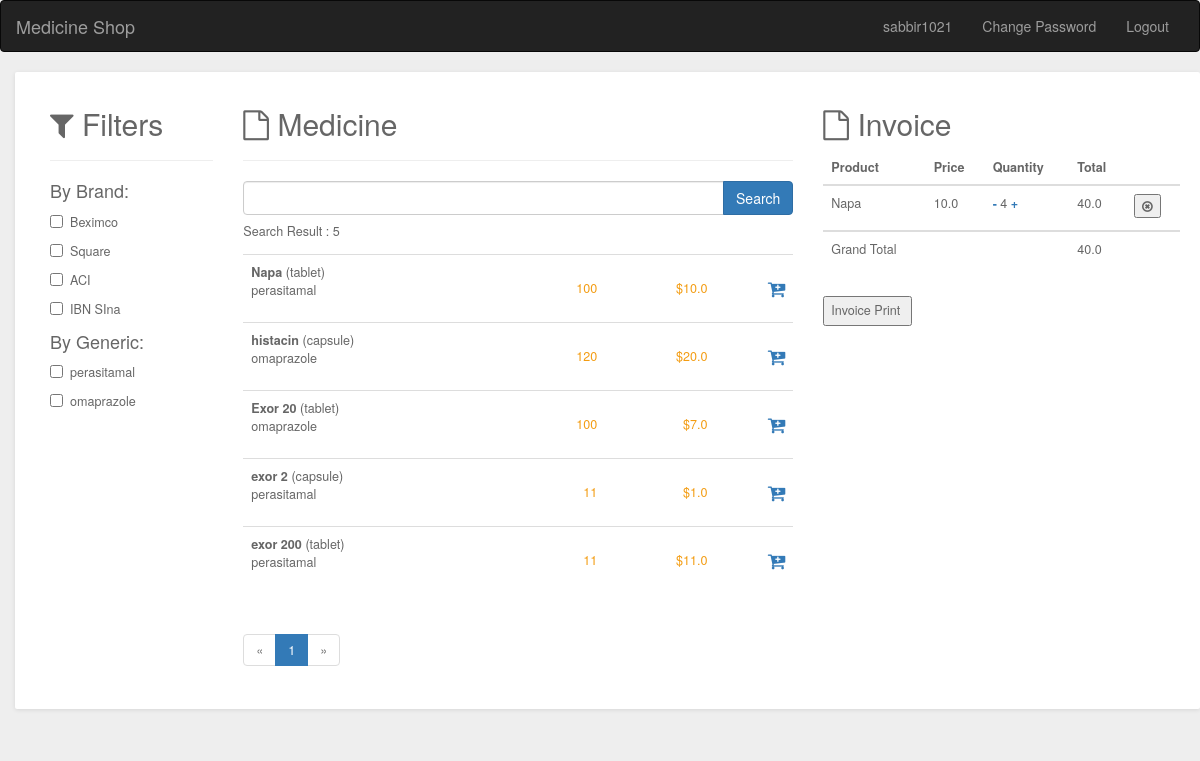
Page / (signed in) on the earlier database version.
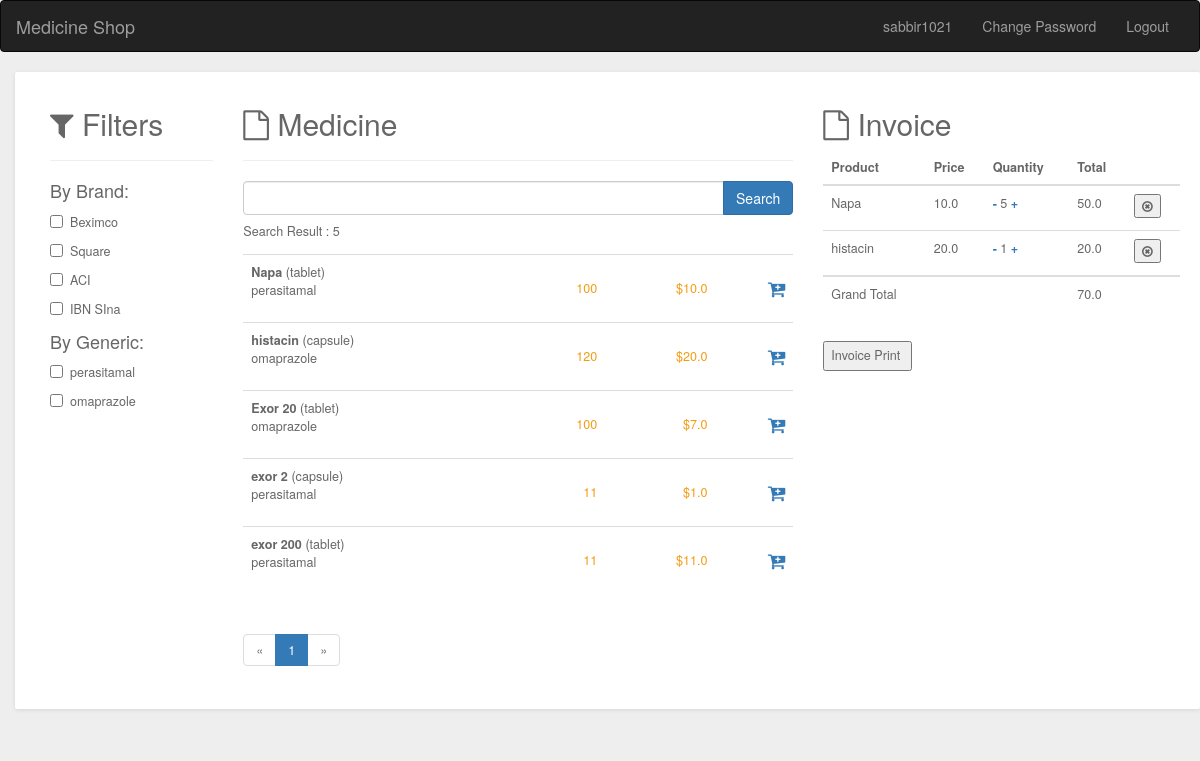
Same page on the later database version.
### shop/models.py (models this page shows, shortened)
class Brand(models.Model):
    name  = models.CharField(max_length=150)

class Generic(models.Model):
    name  = models.CharField(max_length=150)
    def __str__(self):
        return self.name

class Medicine(models.Model):
    name  = models.CharField(max_length=150)
    buy_price = models.FloatField()
    sell_price = models.FloatField()
    generic = models.ForeignKey(Generic, on_delete=models.CASCADE)
    brand  = models.ForeignKey(Brand, on_delete=models.CASCADE)
    type =  models.CharField(max_length=15,choices=MEDICINE_TYPE)
    quantity = models.IntegerField()
    place = models.ForeignKey(Place, on_delete=models.CASCADE)

class OrderItem(models.Model):
    product = models.ForeignKey(Medicine, on_delete=models.CASCADE)
    order = models.ForeignKey(Order, on_delete=models.CASCADE)
    quantity = models.IntegerField(default=0, null=True, blank=True)
    class Meta:
            verbose_name = 'OrderItems'
            verbose_name_plural = '2. OrderItems'
    @property
    def get_total(self):
        return self.product.sell_price  * self.quantity

class Order(models.Model):
    user = models.ForeignKey(User, on_delete=models.CASCADE)
    complete_order = models.BooleanField()
    created_at = models.DateTimeField(auto_now_add=True)
    updated_at = models.DateTimeField(auto_now=True)
    class Meta:
            verbose_name = 'Orders'
            verbose_name_plural = '1. Orders'
    @property
    def get_cart_total(self):
        items = self.orderitem_set.all()
        return sum(i.get_total for i in items)

### shop/views.py (the view)
# urls.py: path('', views.HomeView.as_view(), name="home"),
@method_decorator(login_required, name='dispatch')
class HomeView(View):
    def get(self, request):
        brands = Brand.objects.all()
        generics = Generic.objects.all()
        medicines = Medicine.objects.all()
        if request.GET.get('search'):
            search = request.GET.get('search')
            print(search)
            medicines = Medicine.objects.filter(name__contains=search)
        medicines_count = medicines.count()
        paginator = Paginator(medicines, 10) # Show 25 contacts per page.
        page_number = request.GET.get('page')
        page_obj = paginator.get_page(page_number)
        order = get_object_or_404(Order, user=request.user,complete_order=False)
        items = order.orderitem_set.all()
        context = {
            'brands':brands,
            'generics':generics,
            'medicines':page_obj,
            'medicines_count':medicines_count,
            'order':order,
            'items':items
        }
        return render(request, "shop/home.html", context)

### templates/shop/home.html (shortened to what the changed rows need)
{% extends 'base.html' %}
{% load static %}
    {% block content %}
        <div class="row">
          <div class="col-md-12">
            <div class="grid search">
              <div class="grid-body">
                <div class="row">
                  <div class="col-md-2">
                    <h2 class="grid-title"><i class="fa fa-filter"></i> Filters</h2>
                    {% for brand in brands %}
                    <div class="checkbox" id="brandfilterForm" data-brand-filter-url="{% url 'shop:ajax_load_search_and_filter' %}">
                      <label><input name="brand[]" type="checkbox" class="icheck" value="{{brand.name}}"> {{brand.name}}</label>
                    </div>
                    {% endfor %}
                    {% for generic in generics %}
                    <div class="checkbox">
                      <label><input name="generic[]" type="checkbox" class="icheck" value="{{generic.name}}"> {{generic.name}}</label>
                    </div>
                    {% endfor %}
                  </div>
                  <div class="col-md-6">
                    <h2><i class="fa fa-file-o"></i> Medicine</h2>
                  <div id="search_result">
                    <div class="table-responsive">
                      <table class="table table-hover">
                        <tbody>
                        {% for medicine in medicines %}
                        <tr>
                          <td class="product"><strong>{{medicine.name}}</strong> ({{medicine.type}})<br>{{medicine.generic}}</td>
                          <td class="rate text-right">{{medicine.quantity}}</td>
                          <td class="rate text-right">${{medicine.sell_price}}</td>
                          <td class="price text-right">
                            <a style="font-weight: bold;" href="" class="update-cart ml-4" data-user = {{user.id}} data-product = {{medicine.id}} data-action = "add"><i class="fa fa-cart-plus" aria-hidden="true"></i></a></td>
                          </tr>
                        {% endfor %}
                      </tbody></table>
                    </div>
                  </div>
                </div>
                  <div class="col-md-4">
                    <h2><i class="fa fa-file-o"></i> Invoice </h2>
                    <table class="table table-cart table-mobile">
                      <thead>
                        <tr>
                          <th>Product</th>
                          <th>Price</th>
                          <th>Quantity</th>
                          <th>Total</th>
                          <th></th>
                        </tr>
                      </thead>
                      <tbody>
                        {% for item in items %}
                        <tr>
                          <td class="product-col">
                            <div class="product">
                                <p>{{item.product.name}}</p>
                            </div>
                          </td>
                          <td class="price-col">{{item.product.sell_price}}</td>
                          <td class="quantity-col">
                              <div class="cart-product-quantity">
                              <a style="font-weight: bold;" href="" class="update-cart mr-4" data-user = {{user.id}} data-product = {{item.product.id}} data-action = "sub">-</a>
                              {{item.quantity}}
                              <a style="font-weight: bold;" href="" class="update-cart ml-4" data-user = {{user.id}} data-product = {{item.product.id}} data-action = "add">+</a>
                              </div>
                          </td>
                          <td class="total-col">{{item.get_total}}</td>
                          <td class="remove-col"><button class="btn-remove update-cart" data-user = {{user.id}} data-product = {{item.product.id}} data-action = "del"><i class="fa fa-times-circle-o"></i></button></td>
                        </tr>
                        {% endfor %}
                      </tbody>
                      <tbody>
                        <tr>
                          <td class="product-col">
                            <div class="product">
                            </div>
                          </td>
                          <td class="total-col"></td>
                          <td class="total-col"></td>
                          <td class="total-col">{{order.get_cart_total}}</td>
                        </tr>
                      </tbody>
                    </table>
                  </div>
                </div>
                </div>
              </div>
            </div>
          </div>
    {% endblock content %}

Differences in the rows shown:
changed OrderItem "Napa": quantity "4" → "5"; get_total "40.0" → "50.0"
added OrderItem: product.name "histacin", product.sell_price "20.0", quantity "1", get_total "20.0"
changed through a linked row, Order: get_cart_total "40.0" → "70.0"
